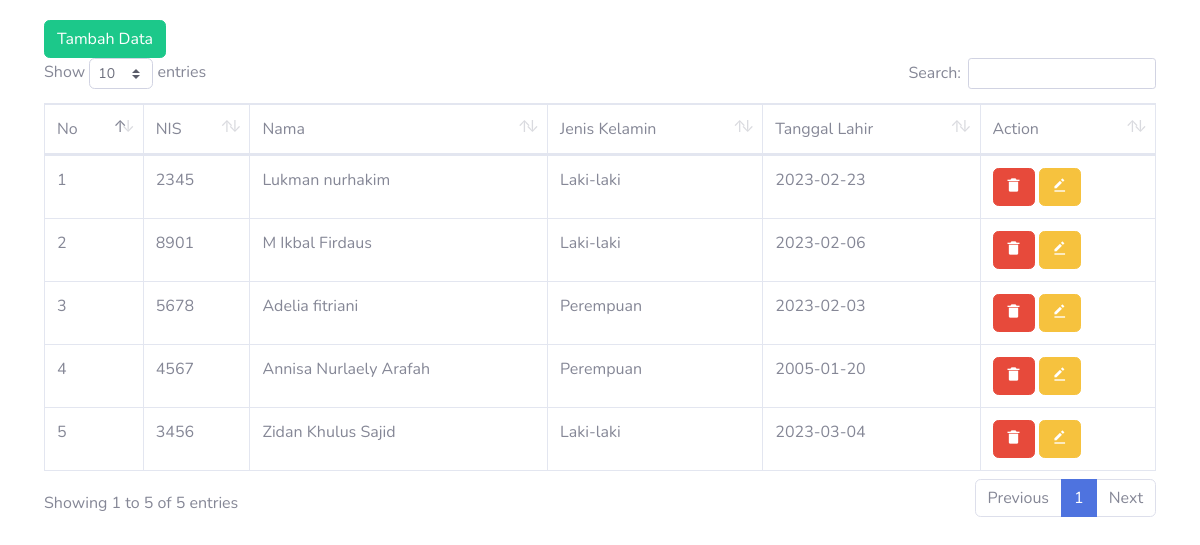
The page /admin/siswa.php on the database as committed earlier.
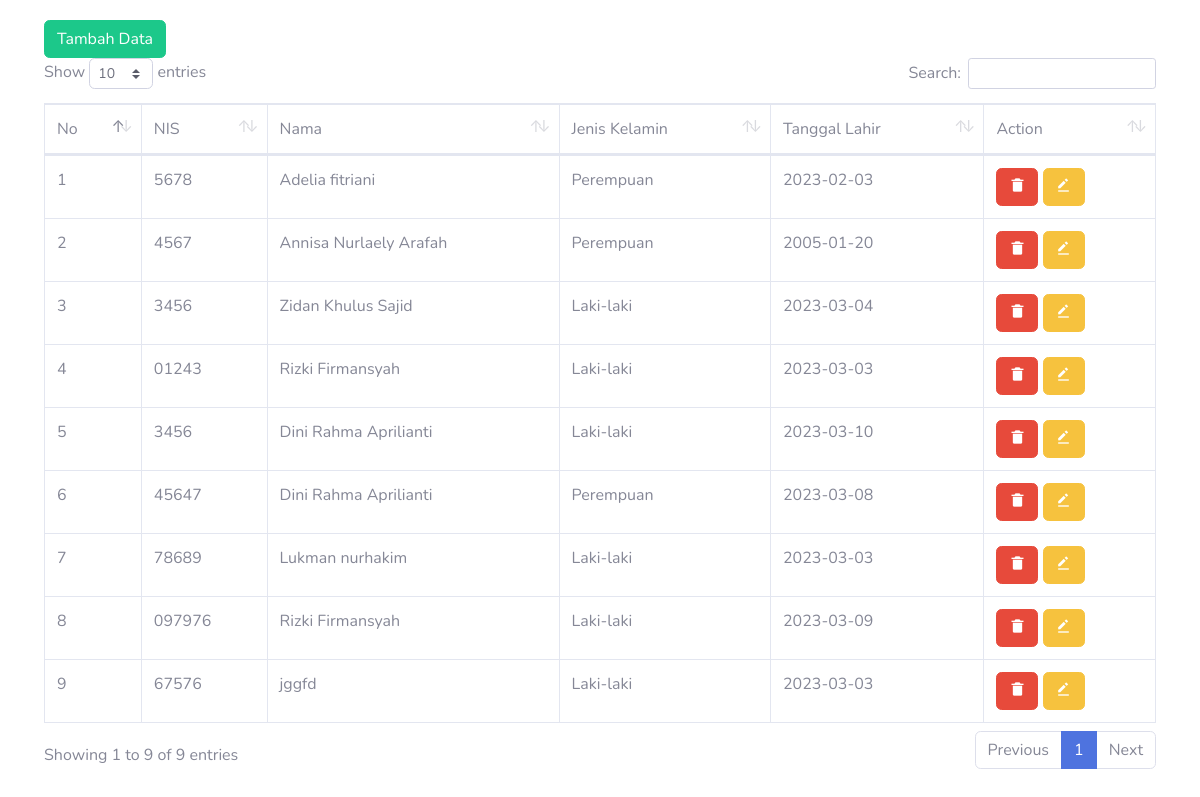
The same page on the database as committed later.
### tables this page shows
CREATE TABLE `siswa` (
  `id` int(11) NOT NULL,
  `nis` varchar(11) NOT NULL,
  `nama` varchar(45) NOT NULL,
  `jenis_kelamin` enum('Laki-laki','Perempuan') NOT NULL,
  `tanggal_lahir` date NOT NULL
);

### admin/siswa.php (the view, shortened to what this page needs)
<?php
include "../bot.php";
include "../koneksi.php";
?>
<link href="vendor/fontawesome-free/css/all.min.css" rel="stylesheet" type="text/css">
<link href="css/sb-admin-2.min.css" rel="stylesheet">
<link href="vendor/datatables/dataTables.bootstrap4.min.css" rel="stylesheet">
    <section>
        <div class="container-fluid mb-5">
            <div class="card-body">
                <div class="table-responsive">
                <button type="button" class="btn btn-success"><a href="?page=tambah_data" class="text-white">Tambah Data</a></button>
                    <table class="table table-bordered mb-5" id="dataTable" width="100%" cellspacing="0">
                        <thead>
                            <tr>
                                <td>No</td>
                                <td>NIS</td>
                                <td>Nama</td>
                                <td>Jenis Kelamin</td>
                                <td>Tanggal Lahir</td>
                                <td>Action</td>
                            </tr>
                        </thead>
                        <tbody>
                            <?php
                            $query = "SELECT * FROM siswa";
                            $result= $conn->query($query);
                            $no= 1;
                            while ($data = $result->fetch_assoc()){
                            ?>
                            <tr>
                                <td><?php echo $no++;?></td>
                                <td><?php echo $data["nis"] ?></td>
                                <td><?php echo $data["nama"] ?></td>
                                <td><?php echo $data["jenis_kelamin"] ?></td>
                                <td><?php echo $data["tanggal_lahir"] ?></td>
                                <td>
                                <button class="btn btn-danger" type="button" value="" data-bs-toggle="modal" data-bs-target="#exampleModal<?php echo $data['nis'];?>"><i class='bx bxs-trash-alt' ></i></button>
                                <a href="index.php?page=edit&nis=<?php echo $data['nis']?>"><button type="button" class="btn btn-warning"><i class='bx bxs-edit-alt'></i></button></a></td>
                            </tr>
                            <?php
                            }
                            ?>
                        </tbody>
                    </table>
                </div>
            </div>
        </div>
</section>
<?php
include "../footer.php";
?>

Rows that differ between the two databases and show on the page:
removed siswa: nis "2345", nama "Lukman nurhakim", jenis_kelamin "Laki-laki", tanggal_lahir "2023-02-23"
removed siswa: nis "8901", nama "M Ikbal Firdaus", jenis_kelamin "Laki-laki", tanggal_lahir "2023-02-06"
added siswa: nis "01243", nama "Rizki Firmansyah", jenis_kelamin "Laki-laki", tanggal_lahir "2023-03-03"
added siswa: nis "3456", nama "Dini Rahma Aprilianti", jenis_kelamin "Laki-laki", tanggal_lahir "2023-03-10"
added siswa: nis "45647", nama "Dini Rahma Aprilianti", jenis_kelamin "Perempuan", tanggal_lahir "2023-03-08"
added siswa: nis "78689", nama "Lukman nurhakim", jenis_kelamin "Laki-laki", tanggal_lahir "2023-03-03"
added siswa: nis "097976", nama "Rizki Firmansyah", jenis_kelamin "Laki-laki", tanggal_lahir "2023-03-09"
added siswa: nis "67576", nama "jggfd", jenis_kelamin "Laki-laki", tanggal_lahir "2023-03-03"
Other text that changed with them:
text written by a page script: "Show entries Search: Showing 1 to 5 of 5 entries Previous 1 Next" → "Show entries Search: Showing 1 to 9 of 9 entries Previous 1 Next"
